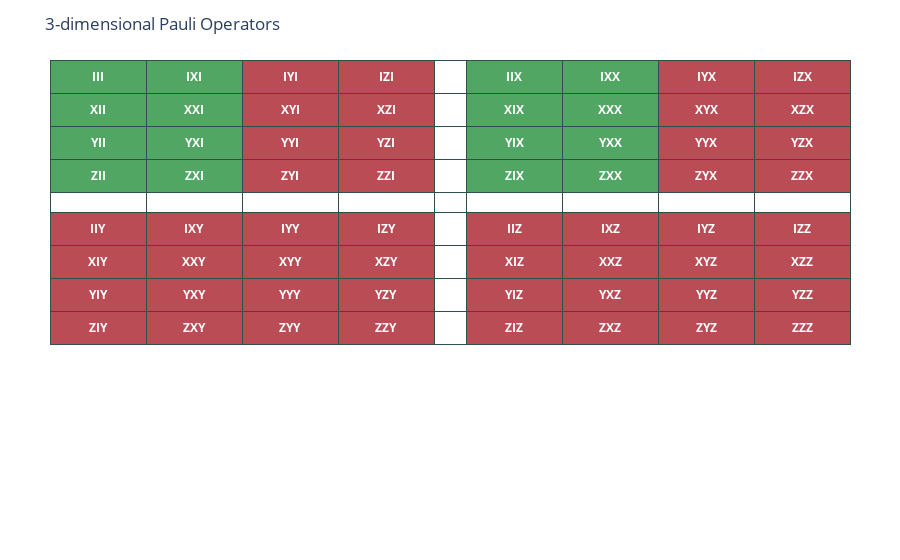

Here is the notebook cell this chart was saved with:
### Markdown cell above
(3,1) CNC

### Code cell
cnc_31 = get_full_cnc_set(3, 1)
draw_3dim_paulis(cnc_31)

### Figure 1 — Plotly figure (JSON) as saved in the notebook; plotly's stock layout.template omitted (floating-point values rounded to 4 significant figures)
{"data": [{"cells": {"align": ["center"], "fill": {"color": [["#51A664", "#51A664", "#51A664", "white", "#BA4C55", "#BA4C55", "#BA4C55", "#BA4C55"], ["#51A664", "#51A664", "#51A664", "white", "#BA4C55", "#BA4C55", "#BA4C55", "#BA4C55"], ["#BA4C55", "#BA4C55", "#BA4C55", "white", "#BA4C55", "#BA4C55", "#BA4C55", "#BA4C55"], ["#BA4C55", "#BA4C55", "#BA4C55", "white", "#BA4C55", "#BA4C55", "#BA4C55", "#BA4C55"], ["white", "white", "white", "white", "white", "white", "white", "white"], ["#51A664", "#51A664", "#51A664", "white", "#BA4C55", "#BA4C55", "#BA4C55", "#BA4C55"], ["#51A664", "#51A664", "#51A664", "white", "#BA4C55", "#BA4C55", "#BA4C55", "#BA4C55"], ["#BA4C55", "#BA4C55", "#BA4C55", "white", "#BA4C55", "#BA4C55", "#BA4C55", "#BA4C55"], ["#BA4C55", "#BA4C55", "#BA4C55", "white", "#BA4C55", "#BA4C55", "#BA4C55", "#BA4C55"]]}, "font": {"color": "white", "size": 12}, "line": {"color": ["darkslategray"]}, "values": [["<b>XII</b>", "<b>YII</b>", "<b>ZII</b>", "<b></b>", "<b>IIY</b>", "<b>XIY</b>", "<b>YIY</b>", "<b>ZIY</b>"], ["<b>XXI</b>", "<b>YXI</b>", "<b>ZXI</b>", "<b></b>", "<b>IXY</b>", "<b>XXY</b>", "<b>YXY</b>", "<b>ZXY</b>"], ["<b>XYI</b>", "<b>YYI</b>", "<b>ZYI</b>", "<b></b>", "<b>IYY</b>", "<b>XYY</b>", "<b>YYY</b>", "<b>ZYY</b>"], ["<b>XZI</b>", "<b>YZI</b>", "<b>ZZI</b>", "<b></b>", "<b>IZY</b>", "<b>XZY</b>", "<b>YZY</b>", "<b>ZZY</b>"], ["<b></b>", "<b></b>", "<b></b>", "<b></b>", "<b></b>", "<b></b>", "<b></b>", "<b></b>"], ["<b>XIX</b>", "<b>YIX</b>", "<b>ZIX</b>", "<b></b>", "<b>IIZ</b>", "<b>XIZ</b>", "<b>YIZ</b>", "<b>ZIZ</b>"], ["<b>XXX</b>", "<b>YXX</b>", "<b>ZXX</b>", "<b></b>", "<b>IXZ</b>", "<b>XXZ</b>", "<b>YXZ</b>", "<b>ZXZ</b>"], ["<b>XYX</b>", "<b>YYX</b>", "<b>ZYX</b>", "<b></b>", "<b>IYZ</b>", "<b>XYZ</b>", "<b>YYZ</b>", "<b>ZYZ</b>"], ["<b>XZX</b>", "<b>YZX</b>", "<b>ZZX</b>", "<b></b>", "<b>IZZ</b>", "<b>XZZ</b>", "<b>YZZ</b>", "<b>ZZZ</b>"]]}, "columnwidth": [3, 3, 3, 3, 1, 3, 3, 3, 3], "header": {"align": ["center"], "fill": {"color": ["#51A664", "#51A664", "#BA4C55", "#BA4C55", "white", "#51A664", "#51A664", "#BA4C55", "#BA4C55"]}, "font": {"color": "white", "size": 12}, "line": {"color": "darkslategray"}, "values": ["<b>III</b>", "<b>IXI</b>", "<b>IYI</b>", "<b>IZI</b>", "<b></b>", "<b>IIX</b>", "<b>IXX</b>", "<b>IYX</b>", "<b>IZX</b>"]}, "type": "table"}], "layout": {"margin": {"b": 50, "l": 50, "r": 50, "t": 60}, "showlegend": false, "title": {"text": "3-dimensional Pauli Operators"}}}
